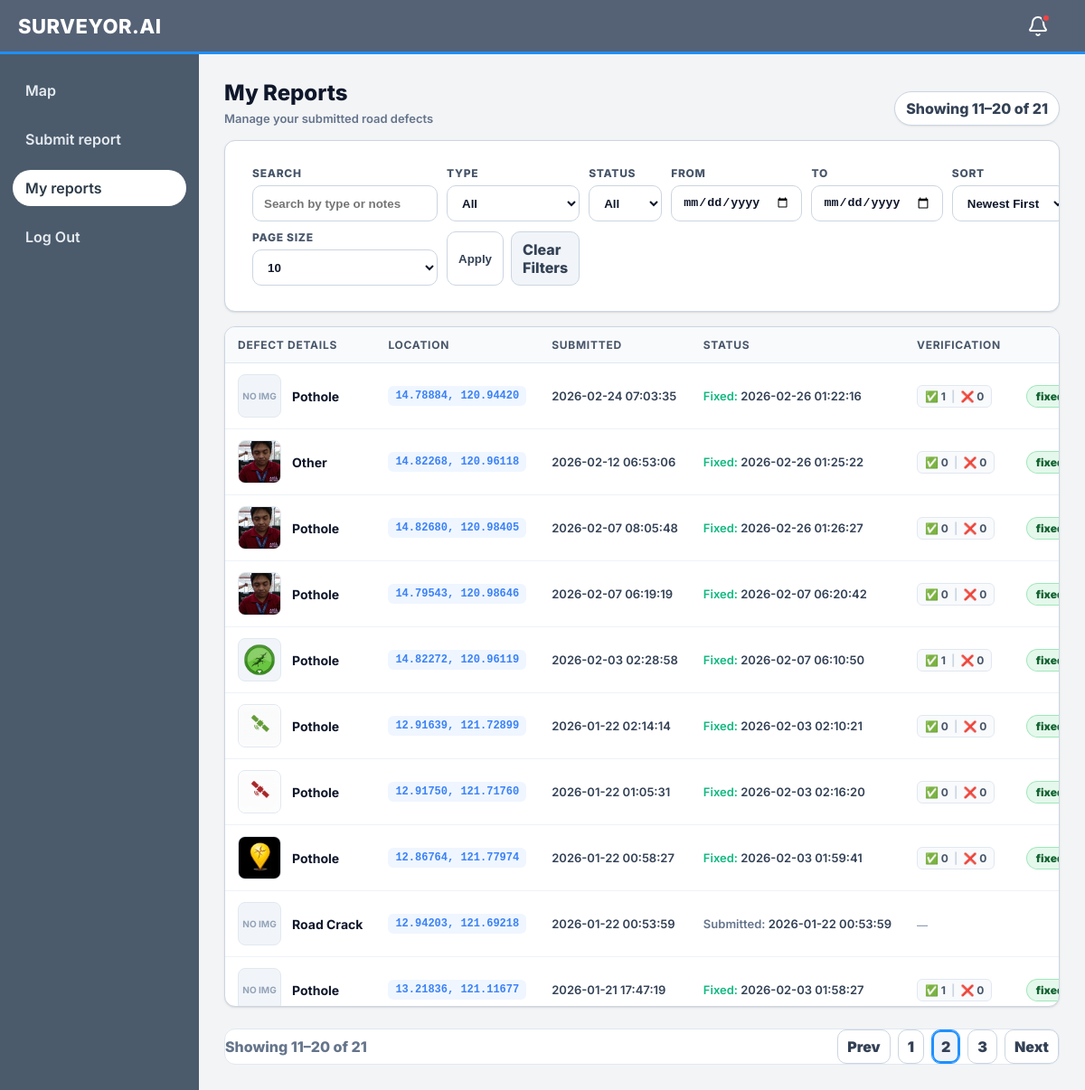
Page /my-reports?q=&type=&status=&sort=date_desc&per_page=10&page=2 (signed in) on the committed database.
### app.py (models this page shows, shortened)
class Report(db.Model):
    id = db.Column(db.Integer, primary_key=True)
    user_id = db.Column(db.Integer, db.ForeignKey('user.id'), nullable=False, index=True)
    title = db.Column(db.String(200), nullable=False)
    body = db.Column(db.Text, nullable=False)
    latitude = db.Column(db.Float, nullable=True)
    longitude = db.Column(db.Float, nullable=True)
    obstruction_type = db.Column(db.String(50), nullable=True)
    photo_path = db.Column(db.String(512), nullable=True)
    created_at = db.Column(db.Integer, nullable=False, default=lambda: int(time.time()))
    status_updated_at = db.Column(db.Integer, nullable=True, default=lambda: int(time.time()))
    is_fixed = db.Column(db.Boolean, nullable=False, default=False)
    fixed_at = db.Column(db.Integer, nullable=True)
    is_false_report = db.Column(db.Boolean, nullable=False, default=False)
    thumbs_up_count = db.Column(db.Integer, nullable=False, default=0)
    thumbs_down_count = db.Column(db.Integer, nullable=False, default=0)
    @property
    def created_at_iso(self) -> str:
        try:
            return time.strftime('%Y-%m-%d %H:%M:%S', time.localtime(int(self.created_at)))
        except Exception:
            return str(self.created_at)
    @property
    def fixed_at_iso(self) -> str:
        try:
            if self.fixed_at:
                return time.strftime('%Y-%m-%d %H:%M:%S', time.localtime(int(self.fixed_at)))
            return ''
        except Exception:
            return ''

### app.py (the view, shortened to what this page needs)
@app.route('/my-reports')
def my_reports_page():
    current_user = _require_role('user')
    if not isinstance(current_user, User):
        return current_user
    if _is_admin_or_moderator(current_user):
        abort(403)
    q = (request.args.get('q') or '').strip()
    type_filter = (request.args.get('type') or '').strip().lower()
    status_filter = (request.args.get('status') or '').strip().lower()
    start_date = (request.args.get('start_date') or '').strip()
    end_date = (request.args.get('end_date') or '').strip()
    sort = (request.args.get('sort') or 'date_desc').strip().lower()
    mobile_ajax = request.args.get('mobile_ajax') == '1'
    try:
        page = max(1, int(request.args.get('page', '1')))
    except Exception:
        page = 1
    try:
        per_page = int(request.args.get('per_page', '10'))
    except Exception:
        per_page = 10
    if per_page not in (10, 20, 50):
        per_page = 10
    query = Report.query.filter(Report.user_id == int(current_user.id))
    if start_date:
        try:
            start_ts = int(time.mktime(time.strptime(start_date, "%Y-%m-%d")))
            query = query.filter(Report.created_at >= start_ts)
        except ValueError:
            pass
    if end_date:
        try:
            end_ts = int(time.mktime(time.strptime(end_date, "%Y-%m-%d"))) + 86399
            query = query.filter(Report.created_at <= end_ts)
        except ValueError:
            pass
    query = query.filter(Report.is_false_report == False)
    if sort == 'date_asc':
        query = query.order_by(asc(Report.created_at), asc(Report.id))
    elif sort == 'type':
        query = query.order_by(asc(Report.obstruction_type), desc(Report.created_at), desc(Report.id))
    else:
        sort = 'date_desc'
        query = query.order_by(desc(Report.created_at), desc(Report.id))
    total = query.count()
    pages = max(1, (total + per_page - 1) // per_page)
    if page > pages:
        page = pages
    offset = (page - 1) * per_page
    reports = query.limit(per_page).offset(offset).all()
    start = 0 if total == 0 else offset + 1
    end = 0 if total == 0 else min(total, offset + len(reports))
    return render_template(
        '/my_reports.html',
        current_user=current_user,
        is_admin=False,
        reports=reports,
        q=q,
        type_filter=type_filter,
        status_filter=status_filter,
        start_date=start_date,
        end_date=end_date,
        sort=sort,
        per_page=per_page,
        page=page,
        pages=pages,
        total=total,
        start=start,
        end=end,
    )

### templates/my_reports.html (shortened to what this page needs)
<!DOCTYPE html>
<html>
  <head>
    <link rel="stylesheet" href="{{ url_for('static', filename='css/users.css') }}" />
    <link rel="stylesheet" href="{{ url_for('static', filename='css/my_reports.css') }}" />
    <link rel="stylesheet" href="{{ url_for('static', filename='css/mobile-nav.css') }}" />
  </head>
  <body>
    <header class="topbar">
      <div class="brand">SURVEYOR.AI</div>
      <div style="margin-left:auto; margin-right:12px; position:relative;">
        <button id="notifBtn" style="background:none; border:none; width:40px; height:40px; border-radius:8px; cursor:pointer; display:flex; align-items:center; justify-content:center; position:relative;">
          <img src="{{ url_for('static', filename='icons/bell.svg') }}" width="24" height="24" alt="Notifications" style="filter: brightness(0) invert(1);" />
          <div id="notifBadge" style="position:absolute; top:6px; right:6px; width:10px; height:10px; background:#ef4444; border:2px solid #556276; border-radius:50%; display:none;"></div>
        </button>
      </div>
    </header>
    <div class="layout">
      <aside class="sidebar">
        <nav class="nav">
          <a href="/map">Map</a>
          <a href="/reports">Submit report</a>
          <a class="active" href="/my-reports">My reports</a>
          <a href="/logout">Log Out</a>
        </nav>
      </aside>
      <main class="main">
        <div class="page">
          <div class="page-header">
            <div>
              <div class="title">My Reports</div>
              <div class="subtitle">Manage your submitted road defects</div>
            </div>
            <div class="count">Showing {{ start }}–{{ end }} of {{ total }}</div>
          </div>
          <div class="controls card">
            <form class="controls-inner" method="get" action="{{ url_for('my_reports_page') }}" id="filtersForm">
              <div class="control-row my-reports-filters" id="filtersContent">
                <div class="control">
                  <label class="control-label" for="q">Search</label>
                  <input id="q" class="control-input" type="text" name="q" value="{{ q or '' }}" placeholder="Search by type or notes" />
                </div>
                <div class="control">
                  <label class="control-label" for="type">Type</label>
                  <select id="type" class="control-input" name="type">
                    <option value="" {% if not type_filter %}selected{% endif %}>All</option>
                  </select>
                </div>
                <div class="control">
                  <label class="control-label" for="status">Status</label>
                  <select id="status" class="control-input" name="status">
                    <option value="" {% if not status_filter %}selected{% endif %}>All</option>
                  </select>
                </div>
                <div class="control">
                  <label class="control-label" for="start_date">From</label>
                  <input id="start_date" class="control-input" type="date" name="start_date" value="{{ start_date or '' }}" />
                </div>
                <div class="control">
                  <label class="control-label" for="end_date">To</label>
                  <input id="end_date" class="control-input" type="date" name="end_date" value="{{ end_date or '' }}" />
                </div>
                <div class="control">
                  <label class="control-label" for="sort">Sort</label>
                  <select id="sort" class="control-input" name="sort">
                    <option value="date_desc" {% if sort == 'date_desc' %}selected{% endif %}>Newest First</option>
                  </select>
                </div>
                <div class="control">
                  <label class="control-label" for="per_page">Page size</label>
                  <select id="per_page" class="control-input" name="per_page">
                    <option value="10" {% if per_page == 10 %}selected{% endif %}>10</option>
                  </select>
                </div>
                <div class="control actions">
                  <button class="btn" type="submit">Apply</button>
                  <a class="btn secondary" href="{{ url_for('my_reports_page') }}">Clear Filters</a>
                </div>
              </div>
            </form>
          </div>
          <div class="card">
            <div class="table-wrap tall">
              <table class="table" aria-label="My reports table">
                <thead>
                  <tr>
                    <th style="width: 25%;">Defect Details</th>
                    <th style="width: 15%;">Location</th>
                    <th style="width: 15%;">Submitted</th>
                    <th style="width: 15%;">Status</th>
                    <th style="width: 15%;">Verification</th>
                    <th style="width: 15%; text-align: right;">Actions</th>
                  </tr>
                </thead>
                <tbody>
                  {% if reports and reports|length > 0 %}
                    {% for r in reports %}
                      <tr>
                        <td>
                          <div class="report-cell">
                            <a class="report-thumb"
                               {% if r.photo_path %}href="{{ url_for('static', filename=r.photo_path) }}" target="_blank" rel="noopener"{% endif %}>
                              {% if r.photo_path %}
                                <img src="{{ url_for('static', filename=r.photo_path) }}" alt="Evidence">
                              {% else %}
                                <span>No Img</span>
                              {% endif %}
                            </a>
                            <div class="report-info">
                              <div class="report-type">{{ r.obstruction_type or 'Unknown' }}</div>
                            </div>
                          </div>
                        </td>
                        <td>
                          {% if r.latitude is not none and r.longitude is not none %}
                            <a href="{{ url_for('map_page', lat=r.latitude, lng=r.longitude) }}" class="coords-link" title="View on map">
                              {{ '%.5f'|format(r.latitude) }}, {{ '%.5f'|format(r.longitude) }}
                            </a>
                          {% else %}
                            <span class="muted" style="font-size:12px;">No location</span>
                          {% endif %}
                        </td>
                        <td>
                          <div class="timestamp-cell" style="font-size: 13px; color: #334155;">{{ r.created_at_iso }}</div>
                        </td>
                        <td>
                          <div class="timestamp-cell" style="font-size: 13px; color: #334155;">
                            {% if r.is_fixed and r.fixed_at %}
                              <span style="color: #10b981; font-weight: 600;">Fixed:</span> {{ r.fixed_at_iso }}
                            {% else %}
                              <span style="color: #64748b; font-weight: 600;">Submitted:</span> {{ r.created_at_iso }}
                            {% endif %}
                          </div>
                        </td>
                        <td>
                          {% if r.is_fixed %}
                            <div class="reaction-pill">
                              <span title="Verified Fixed">✅ {{ r.thumbs_up_count }}</span>
                              <span style="color:#cbd5e1">|</span>
                              <span title="Still Broken">❌ {{ r.thumbs_down_count }}</span>
                            </div>
                          {% else %}
                            <span style="color: #94a3b8; font-size: 12px;">—</span>
                          {% endif %}
                        </td>
                        <td style="text-align: right;">
                          {% if r.is_fixed %}
                            <div style="display: flex; gap: 8px; justify-content: flex-end; align-items: center;">
                              <span class="badge badge--active">Fixed</span>
                            </div>
                          {% else %}
                            <button class="mini-btn warn" onclick="markAsFixed({{ r.id }})" title="Mark as Fixed">
                              Mark Fixed
                            </button>
                          {% endif %}
                        </td>
                      </tr>
                    {% endfor %}
                  {% endif %}
                </tbody>
              </table>
            </div>
          </div>
          <div class="pagination">
            <div class="range">Showing {{ start }}–{{ end }} of {{ total }}</div>
            <div class="pager">
              {% if page > 1 %}
                <a class="page-btn" href="{{ url_for('my_reports_page', q=q, type=type_filter, status=status_filter, sort=sort, per_page=per_page, page=(page-1)) }}">Prev</a>
              {% else %}
                <span class="page-btn" style="opacity: 0.4; pointer-events: none;">Prev</span>
              {% endif %}
              {% set start_page = (page - 2) if (page - 2) > 1 else 1 %}
              {% set end_page = (page + 2) if (page + 2) < pages else pages %}
              {% for p in range(start_page, end_page + 1) %}
                <a class="page-num {% if p == page %}active{% endif %}" href="{{ url_for('my_reports_page', q=q, type=type_filter, status=status_filter, sort=sort, per_page=per_page, page=p) }}">{{ p }}</a>
              {% endfor %}
              {% if page < pages %}
                <a class="page-btn" href="{{ url_for('my_reports_page', q=q, type=type_filter, status=status_filter, sort=sort, per_page=per_page, page=(page+1)) }}">Next</a>
              {% else %}
                <span class="page-btn" style="opacity: 0.4; pointer-events: none;">Next</span>
              {% endif %}
            </div>
          </div>
        </div>
      </main>
    </div>
  </body>
</html>

### rows in the picture
Report: shows "NO IMG", obstruction_type "Pothole", latitude "14.78884", longitude "120.94420", created_at_iso "2026-02-24 07:03:35", fixed_at_iso "2026-02-26 01:22:16", thumbs_up_count "1", thumbs_down_count "0"
Report: photo_path (picture), obstruction_type "Other", latitude "14.82268", longitude "120.96118", created_at_iso "2026-02-12 06:53:06", fixed_at_iso "2026-02-26 01:25:22", thumbs_up_count "0", thumbs_down_count "0"
Report: photo_path (picture), obstruction_type "Pothole", latitude "14.82680", longitude "120.98405", created_at_iso "2026-02-07 08:05:48", fixed_at_iso "2026-02-26 01:26:27", thumbs_up_count "0", thumbs_down_count "0"
Report: photo_path (picture), obstruction_type "Pothole", latitude "14.79543", longitude "120.98646", created_at_iso "2026-02-07 06:19:19", fixed_at_iso "2026-02-07 06:20:42", thumbs_up_count "0", thumbs_down_count "0"
Report: photo_path (picture), obstruction_type "Pothole", latitude "14.82272", longitude "120.96119", created_at_iso "2026-02-03 02:28:58", fixed_at_iso "2026-02-07 06:10:50", thumbs_up_count "1", thumbs_down_count "0"
Report: photo_path (picture), obstruction_type "Pothole", latitude "12.91639", longitude "121.72899", created_at_iso "2026-01-22 02:14:14", fixed_at_iso "2026-02-03 02:10:21", thumbs_up_count "0", thumbs_down_count "0"
Report: photo_path (picture), obstruction_type "Pothole", latitude "12.91750", longitude "121.71760", created_at_iso "2026-01-22 01:05:31", fixed_at_iso "2026-02-03 02:16:20", thumbs_up_count "0", thumbs_down_count "0"
Report: photo_path (picture), obstruction_type "Pothole", latitude "12.86764", longitude "121.77974", created_at_iso "2026-01-22 00:58:27", fixed_at_iso "2026-02-03 01:59:41", thumbs_up_count "0", thumbs_down_count "0"
Report: shows "NO IMG", obstruction_type "Road Crack", latitude "12.94203", longitude "121.69218", created_at_iso "2026-01-22 00:53:59"
Report: shows "NO IMG", obstruction_type "Pothole", latitude "13.21836", longitude "121.11677", created_at_iso "2026-01-21 17:47:19", fixed_at_iso "2026-02-03 01:58:27", thumbs_up_count "1", thumbs_down_count "0"

### other values in the picture
{{ start }} "11"
{{ end }} "20"
{{ total }} "21"
{{ p }} "1" "2" "3"
